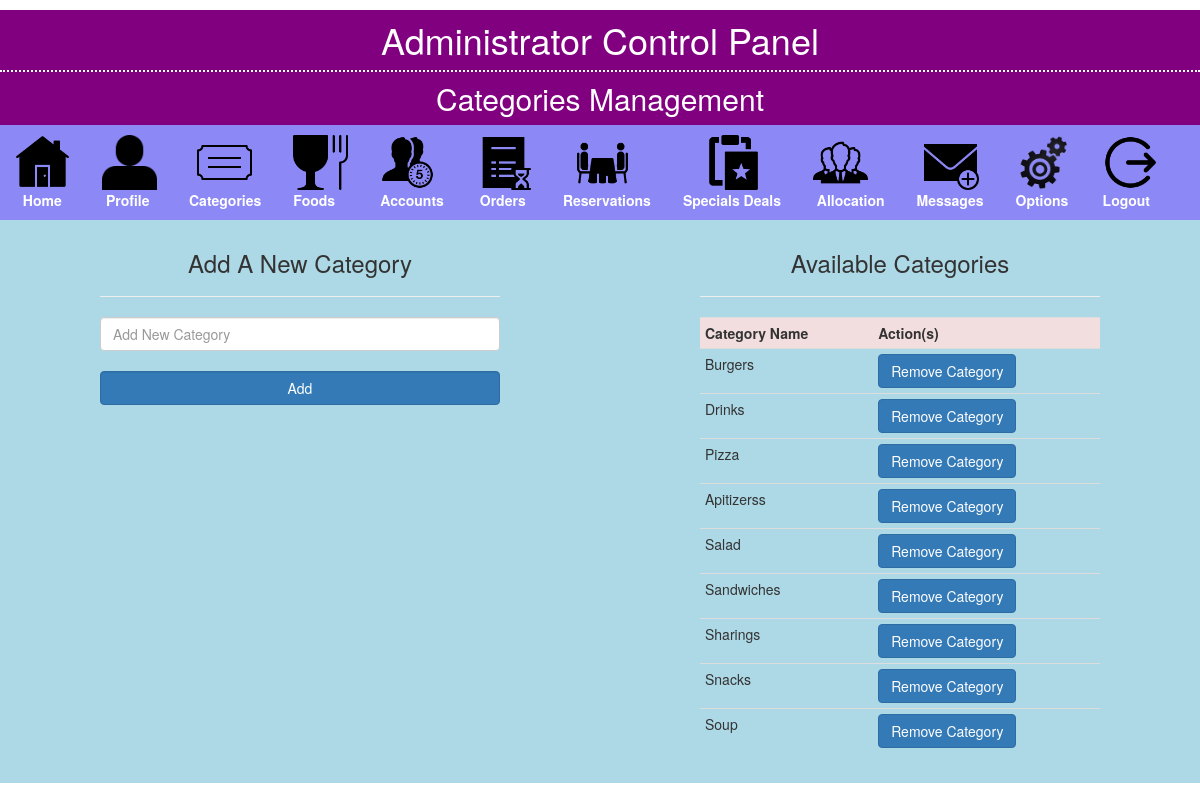
The page /admin/categories.php (signed in) on the database its author committed.
### tables this page shows
CREATE TABLE IF NOT EXISTS `categories` (
  `category_id` int(15) NOT NULL AUTO_INCREMENT,
  `category_name` varchar(45) NOT NULL,
  PRIMARY KEY (`category_id`)
);

### admin/categories.php (the view, shortened to what this page needs)
<?php
$result=mysql_query("SELECT * FROM categories")
or die("There are no records to display ... \n" . mysql_error());
?>
<!DOCTYPE html>
<html>
<head>
<link href="stylesheets/admin_styles.css" rel="stylesheet" type="text/css" />
  <link rel="stylesheet"  href="../Assests/css/font-awesome.min.css">
  <link rel="stylesheet" href="https://maxcdn.bootstrapcdn.com/bootstrap/3.3.7/css/bootstrap.min.css">
<link rel="stylesheet"  href="../Assests/css/animate_css_stylesheet.css">
</head>
<body>
  <div class="container" style="margin-top: 10px; padding:0px;">
		<div class="row">
		<h1 id="title">Administrator Control Panel</h1>
		 <h2 id="subtitle">Categories Management</h2>
		<ul id="navbar" class="nav nav-pills">
      <li><a href="index.php"> <img src="../Assests/admin_icons/13.png" width="55px" height="55px"><br> &nbsp; Home</a></li>
      <li> <a href="profile.php"> <img src="../Assests/admin_icons/2.png" width="55px" height="55px"><br>&nbsp;Profile</a> </li>
      <li> <a href="categories.php"> &nbsp;&nbsp;<img src="../Assests/admin_icons/3.png" width="55px" height="55px"><br>Categories</a> </li>
      <li> <a href="foods.php"> <img src="../Assests/admin_icons/4.png" width="55px" height="55px"><br>Foods</a> </li>
      <li> <a href="accounts.php"> <img src="../Assests/admin_icons/5.png" width="55px" height="55px"><br>Accounts</a> </li>
      <li> <a href="orders.php"> <img src="../Assests/admin_icons/6.png" width="55px" height="55px"><br>&nbsp;Orders</a> </li>
      <li> <a href="reservations.php">&nbsp;&nbsp; <img src="../Assests/admin_icons/7.png" width="55px" height="55px"><br>Reservations</a> </li>
      <li> <a href="specials.php"> &nbsp;&nbsp;&nbsp;&nbsp;&nbsp;&nbsp;<img src="../Assests/admin_icons/8.png" width="55px" height="55px"><br>Specials Deals</a> </li>
      <li> <a href="allocation.php"> <img src="../Assests/admin_icons/9.png" width="55px" height="55px"><br>&nbsp;Allocation</a> </li>
      <li> <a href="messages.php"> &nbsp; <img src="../Assests/admin_icons/10.png" width="55px" height="55px"><br>Messages</a> </li>
      <li> <a href="options.php"> <img src="../Assests/admin_icons/1.png" width="55px" height="55px"><br> Options</a> </li>
      <li> <a href="logout.php"> <img src="../Assests/admin_icons/11.png" width="55px" height="55px"><br> Logout</a> </li>
    </ul>
	</div>
		<div class="row" style="background:lightblue;">
      <div class="col-md-6" style="padding: 10px 100px;">
        <h3 style="text-align: center;">Add A New Category</h3> <hr>
        <form name="categoryForm" id="categoryForm" action="categories-exec.php" method="post" onsubmit="return categoriesValidate(this)">
            <input type="text" name="name" class="form-control" placeholder="Add New Category"/> <br>
            <input type="submit" name="Submit" value="Add" class="form-control btn btn-primary" /> <br> <br> <br>
        </form>
      </div>
      <div class="col-md-6" style="padding: 10px 100px;">
        <table class="table table-responsive table-hover table-condensed">
        <h3 style="text-align: center;">Available Categories</h3> <hr>
        <tr class="danger">
        <th>Category Name</th>
        <th>Action(s)</th>
        </tr>
        <?php
        while ($row=mysql_fetch_array($result)){
        echo "<tr>";
        echo "<td>" . $row['category_name']."</td>";
        echo '<td><a href="delete-category.php?id=' . $row['category_id'] . '" class="btn btn-primary">Remove Category</a></td>';
        echo "</tr>";
        }
        ?>
        </table>
      </div>
    </div>
  </div>
</body>
</html>

### admin/stylesheets/admin_styles.css (style rules this page uses)
#title { color: white ; text-align: center; background: purple; margin: 0px; padding: 10px; }
#subtitle { color: white ; text-align: center; background: purple; margin: 0px; padding: 10px; border-top: 2px dotted white; }
#navbar { background: #8C88F5 ; color:white; }
#navbar li a { color: white; font-weight: bold; }
th { font-weight: bold; text-align: left; }

### rows shown on the page
categories: category_name "Burgers"
categories: category_name "Drinks"
categories: category_name "Pizza"
categories: category_name "Apitizerss"
categories: category_name "Salad"
categories: category_name "Sandwiches"
categories: category_name "Sharings"
categories: category_name "Snacks"
categories: category_name "Soup"
